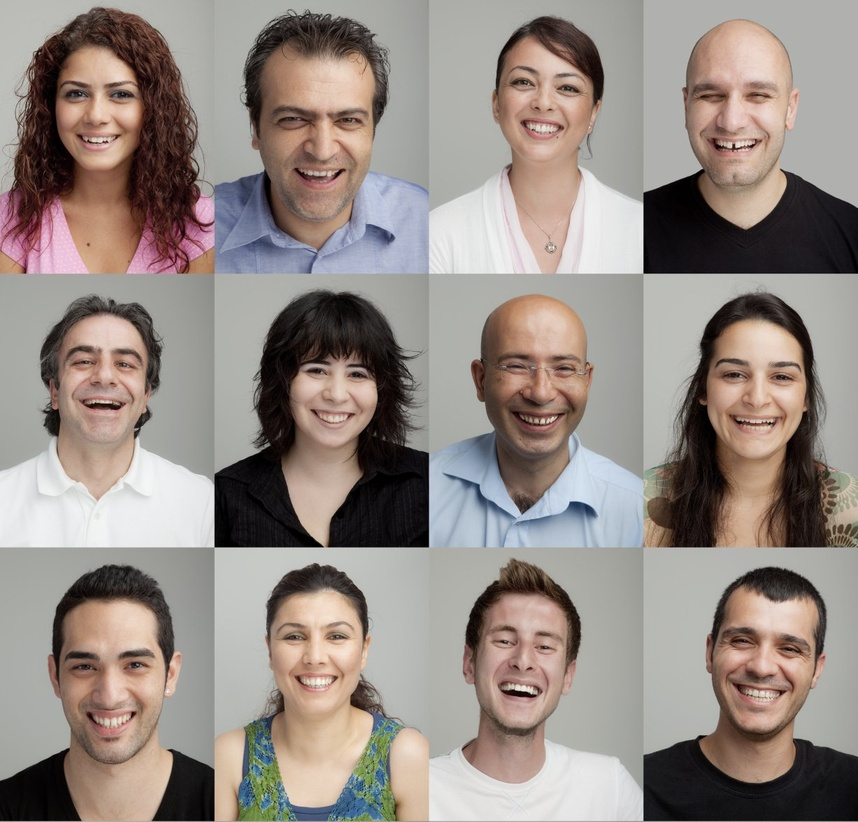
#> input picture image.jpg, 858 x 822 px, shrunk from 1227 x 1175 before the run
$ python app.py
#> lines starting #> are read from the running program, lines starting #| are printed output that depends on the picture
import cv2

def detect_faces(image_path):
    # Загружаем изображение
#> called with image_path = 'image.jpg'
    image = cv2.imread(image_path)
#> image is the input picture: shape (822, 858, 3); mean B, G, R 132.2, 138.4, 148.9
    if image is None:
        print(f"Не удалось загрузить изображение: {image_path}")
        return

    # Преобразуем изображение в оттенки серого
    gray = cv2.cvtColor(image, cv2.COLOR_BGR2GRAY)
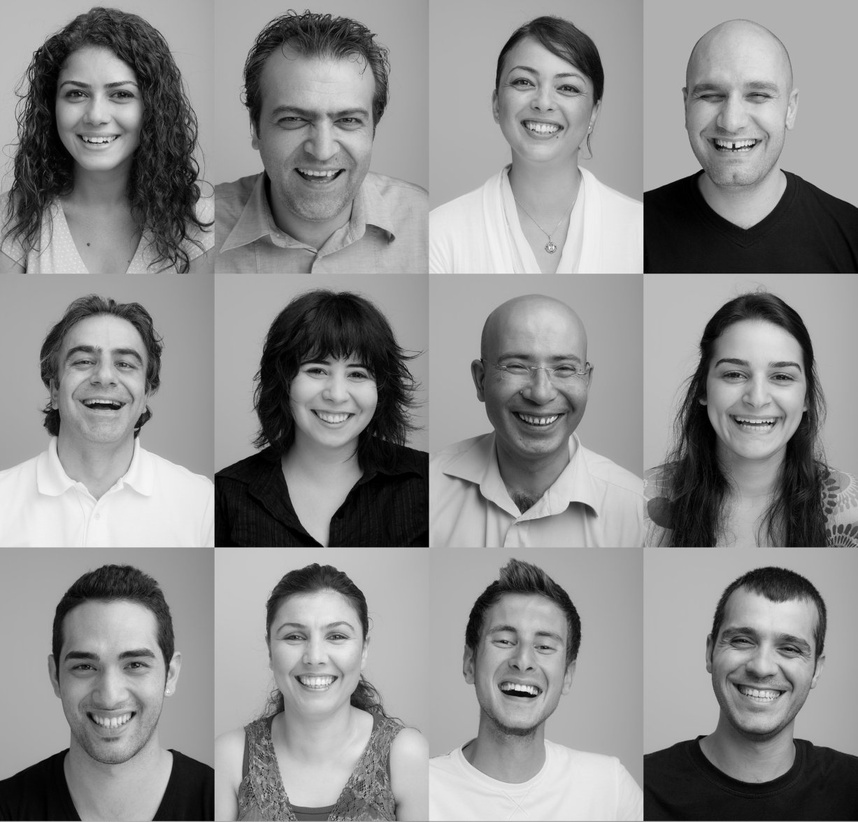
#> gray: shape (822, 858); min 0, max 249, mean 140.8

    # Загружаем предобученную модель для обнаружения лиц
    face_cascade = cv2.CascadeClassifier(cv2.data.haarcascades + 'haarcascade_frontalface_default.xml')

    # Обнаруживаем лица на изображении
    faces = face_cascade.detectMultiScale(gray, scaleFactor=1.1, minNeighbors=5, minSize=(30, 30))
#> faces = 13 rows, first 6: [696, 328, 124, 124], [261, 593, 111, 111], [492, 44, 108, 108], [43, 52, 110, 110], [667, 43, 136, 136], [255, 68, 135, 135]

    # Печатаем результат
    print(f"Обнаружено лиц: {len(faces)}")
#| Обнаружено лиц: 13
    for (x, y, w, h) in faces:
        print(f"Лицо найдено в координатах: x={x}, y={y}, w={w}, h={h}")
#> this loop made 13 passes
#> (x, y, w, h) on passes 1 to 12: (696, 328, 124, 124), (261, 593, 111, 111), (492, 44, 108, 108), (43, 52, 110, 110), (667, 43, 136, 136), (255, 68, 135, 135), (48, 318, 113, 113), (481, 320, 121, 121), (281, 330, 111, 111), (468, 596, 114, 114), (39, 611, 143, 143), (702, 597, 126, 126)
#| Лицо найдено в координатах: x=696, y=328, w=124, h=124
#| Лицо найдено в координатах: x=261, y=593, w=111, h=111
#| Лицо найдено в координатах: x=492, y=44, w=108, h=108
#| Лицо найдено в координатах: x=43, y=52, w=110, h=110
#| Лицо найдено в координатах: x=667, y=43, w=136, h=136
#| Лицо найдено в координатах: x=255, y=68, w=135, h=135
#| Лицо найдено в координатах: x=48, y=318, w=113, h=113
#| Лицо найдено в координатах: x=481, y=320, w=121, h=121
#> (further printed lines are left out)

if __name__ == "__main__":
    detect_faces('image.jpg')
